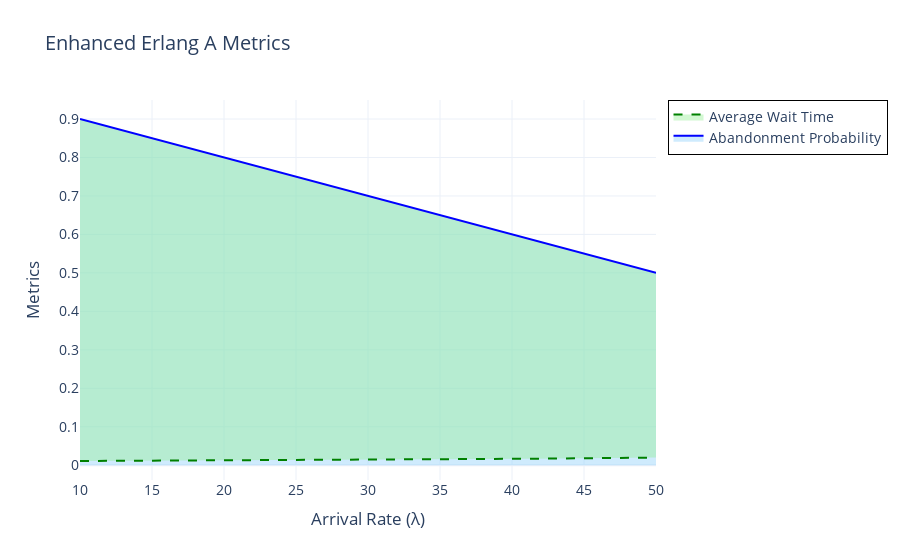
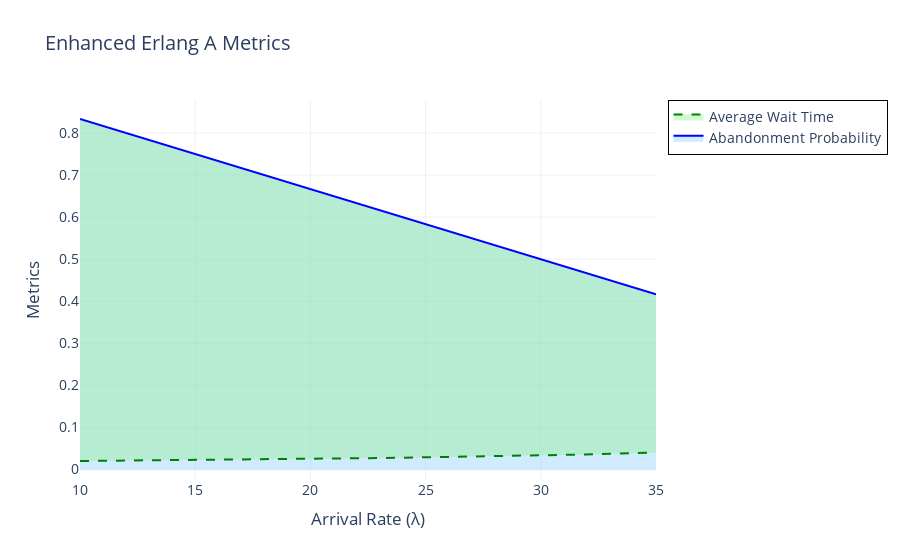

Notebook cell for these charts, in order:
### Code cell
import plotly.graph_objs as go
import numpy as np
from ipywidgets import interact
from plotly.io import write_html
from pathlib import Path

# computing/plotting function
def plot_erlang_a(lambda_val, mu_val, num_agents, gamma_val):
    # Generate arrival rates for the x-axis
    arrival_rates = np.linspace(10, lambda_val, 50)
    abandonment_probs = np.clip(1 - (arrival_rates / (mu_val * num_agents)), 0, 1)  # Mock data
    wait_times = np.clip(1 / (mu_val * (num_agents - arrival_rates / mu_val)), 0, 10)  # Mock data

    # creeating plotly graph
    fig = go.Figure()

    # P(abadndoment) curve
    fig.add_trace(go.Scatter(
        x=arrival_rates,
        y=abandonment_probs,
        mode='lines',
        name='Abandonment Probability',
        line=dict(color='blue', width=2),
        fill='tozeroy',
        fillcolor='rgba(135, 206, 250, 0.4)'
    ))

    # avg wait time curve
    fig.add_trace(go.Scatter(
        x=arrival_rates,
        y=wait_times,
        mode='lines',
        name='Average Wait Time',
        line=dict(color='green', width=2, dash='dash'),
        fill='tonexty',
        fillcolor='rgba(144, 238, 144, 0.4)'
    ))

    #updatiing layout
    fig.update_layout(
        title="Enhanced Erlang A Metrics",
        xaxis_title="Arrival Rate (λ)",
        yaxis_title="Metrics",
        template="plotly_white",
        legend=dict(
            bgcolor="rgba(255,255,255,0.8)",
            bordercolor="black",
            borderwidth=1
        ),
        font=dict(size=14),
        title_font=dict(size=20)
    )

    fig.show()

    # saving graph as HTML - start of attempt to get a URL link for presentation purposes
    output_path = Path("erlang_a_graph.html")
    write_html(fig, file=output_path, auto_open=False)
    print(f"Graph saved to: {output_path.resolve()}")

# itneractive sliders
interact(
    plot_erlang_a,
    lambda_val=(0, 100, 1),
    mu_val=(0, 20, 1),
    num_agents=(0, 20, 1),
    gamma_val=(0.01, 1.0, 0.01)
)

### Figure 1 — Plotly figure (JSON) as saved in the notebook; plotly's stock layout.template omitted (floating-point values rounded to 4 significant figures)
{"data": [{"fill": "tozeroy", "fillcolor": "rgba(135, 206, 250, 0.4)", "line": {"color": "blue", "width": 2}, "mode": "lines", "name": "Abandonment Probability", "type": "scatter", "x": [10, 10.82, 11.63, 12.45, 13.27, 14.08, 14.9, 15.71, 16.53, 17.35, 18.16, 18.98, 19.8, 20.61, 21.43, 22.24, 23.06, 23.88, 24.69, 25.51, 26.33, 27.14, 27.96, 28.78, 29.59, 30.41, 31.22, 32.04, 32.86, 33.67, 34.49, 35.31, 36.12, 36.94, 37.76, 38.57, 39.39, 40.2, 41.02, 41.84, 42.65, 43.47, 44.29, 45.1, 45.92, 46.73, 47.55, 48.37, 49.18, 50], "y": [0.9, 0.8918, 0.8837, 0.8755, 0.8673, 0.8592, 0.851, 0.8429, 0.8347, 0.8265, 0.8184, 0.8102, 0.802, 0.7939, 0.7857, 0.7776, 0.7694, 0.7612, 0.7531, 0.7449, 0.7367, 0.7286, 0.7204, 0.7122, 0.7041, 0.6959, 0.6878, 0.6796, 0.6714, 0.6633, 0.6551, 0.6469, 0.6388, 0.6306, 0.6224, 0.6143, 0.6061, 0.598, 0.5898, 0.5816, 0.5735, 0.5653, 0.5571, 0.549, 0.5408, 0.5327, 0.5245, 0.5163, 0.5082, 0.5]}, {"fill": "tonexty", "fillcolor": "rgba(144, 238, 144, 0.4)", "line": {"color": "green", "dash": "dash", "width": 2}, "mode": "lines", "name": "Average Wait Time", "type": "scatter", "x": [10, 10.82, 11.63, 12.45, 13.27, 14.08, 14.9, 15.71, 16.53, 17.35, 18.16, 18.98, 19.8, 20.61, 21.43, 22.24, 23.06, 23.88, 24.69, 25.51, 26.33, 27.14, 27.96, 28.78, 29.59, 30.41, 31.22, 32.04, 32.86, 33.67, 34.49, 35.31, 36.12, 36.94, 37.76, 38.57, 39.39, 40.2, 41.02, 41.84, 42.65, 43.47, 44.29, 45.1, 45.92, 46.73, 47.55, 48.37, 49.18, 50], "y": [0.01111, 0.01121, 0.01132, 0.01142, 0.01153, 0.01164, 0.01175, 0.01186, 0.01198, 0.0121, 0.01222, 0.01234, 0.01247, 0.0126, 0.01273, 0.01286, 0.013, 0.01314, 0.01328, 0.01342, 0.01357, 0.01373, 0.01388, 0.01404, 0.0142, 0.01437, 0.01454, 0.01471, 0.01489, 0.01508, 0.01526, 0.01546, 0.01565, 0.01586, 0.01607, 0.01628, 0.0165, 0.01672, 0.01696, 0.01719, 0.01744, 0.01769, 0.01795, 0.01822, 0.01849, 0.01877, 0.01907, 0.01937, 0.01968, 0.02]}], "layout": {"font": {"size": 14}, "legend": {"bgcolor": "rgba(255,255,255,0.8)", "bordercolor": "black", "borderwidth": 1}, "title": {"font": {"size": 20}, "text": "Enhanced Erlang A Metrics"}, "xaxis": {"title": {"text": "Arrival Rate (λ)"}}, "yaxis": {"title": {"text": "Metrics"}}}}

### Figure 2 — Plotly figure (JSON) as saved in the notebook; plotly's stock layout.template omitted (floating-point values rounded to 4 significant figures)
{"data": [{"fill": "tozeroy", "fillcolor": "rgba(135, 206, 250, 0.4)", "line": {"color": "blue", "width": 2}, "mode": "lines", "name": "Abandonment Probability", "type": "scatter", "x": [10, 10.51, 11.02, 11.53, 12.04, 12.55, 13.06, 13.57, 14.08, 14.59, 15.1, 15.61, 16.12, 16.63, 17.14, 17.65, 18.16, 18.67, 19.18, 19.69, 20.2, 20.71, 21.22, 21.73, 22.24, 22.76, 23.27, 23.78, 24.29, 24.8, 25.31, 25.82, 26.33, 26.84, 27.35, 27.86, 28.37, 28.88, 29.39, 29.9, 30.41, 30.92, 31.43, 31.94, 32.45, 32.96, 33.47, 33.98, 34.49, 35], "y": [0.8333, 0.8248, 0.8163, 0.8078, 0.7993, 0.7908, 0.7823, 0.7738, 0.7653, 0.7568, 0.7483, 0.7398, 0.7313, 0.7228, 0.7143, 0.7058, 0.6973, 0.6888, 0.6803, 0.6718, 0.6633, 0.6548, 0.6463, 0.6378, 0.6293, 0.6207, 0.6122, 0.6037, 0.5952, 0.5867, 0.5782, 0.5697, 0.5612, 0.5527, 0.5442, 0.5357, 0.5272, 0.5187, 0.5102, 0.5017, 0.4932, 0.4847, 0.4762, 0.4677, 0.4592, 0.4507, 0.4422, 0.4337, 0.4252, 0.4167]}, {"fill": "tonexty", "fillcolor": "rgba(144, 238, 144, 0.4)", "line": {"color": "green", "dash": "dash", "width": 2}, "mode": "lines", "name": "Average Wait Time", "type": "scatter", "x": [10, 10.51, 11.02, 11.53, 12.04, 12.55, 13.06, 13.57, 14.08, 14.59, 15.1, 15.61, 16.12, 16.63, 17.14, 17.65, 18.16, 18.67, 19.18, 19.69, 20.2, 20.71, 21.22, 21.73, 22.24, 22.76, 23.27, 23.78, 24.29, 24.8, 25.31, 25.82, 26.33, 26.84, 27.35, 27.86, 28.37, 28.88, 29.39, 29.9, 30.41, 30.92, 31.43, 31.94, 32.45, 32.96, 33.47, 33.98, 34.49, 35], "y": [0.02, 0.02021, 0.02042, 0.02063, 0.02085, 0.02108, 0.0213, 0.02154, 0.02178, 0.02202, 0.02227, 0.02253, 0.02279, 0.02306, 0.02333, 0.02361, 0.0239, 0.0242, 0.0245, 0.02481, 0.02513, 0.02545, 0.02579, 0.02613, 0.02649, 0.02685, 0.02722, 0.02761, 0.028, 0.02841, 0.02882, 0.02925, 0.0297, 0.03015, 0.03062, 0.03111, 0.03161, 0.03213, 0.03267, 0.03322, 0.03379, 0.03439, 0.035, 0.03564, 0.0363, 0.03698, 0.03769, 0.03843, 0.0392, 0.04]}], "layout": {"font": {"size": 14}, "legend": {"bgcolor": "rgba(255,255,255,0.8)", "bordercolor": "black", "borderwidth": 1}, "title": {"font": {"size": 20}, "text": "Enhanced Erlang A Metrics"}, "xaxis": {"title": {"text": "Arrival Rate (λ)"}}, "yaxis": {"title": {"text": "Metrics"}}}}
